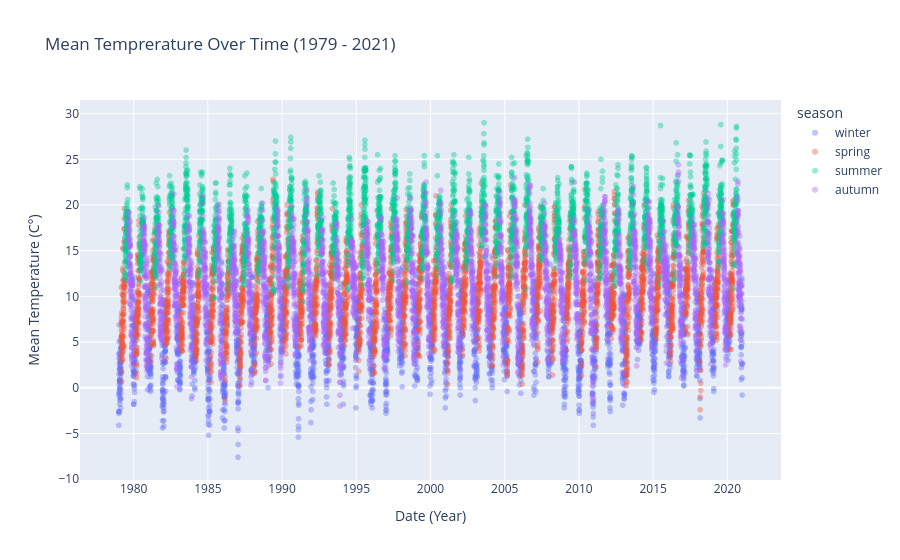

Write notebook code for a chart like this one.
### Markdown cell above
## 3. Exploratory Data Analysis (EDA)

### Code cell
px.scatter(df, x="date", y="mean_temp",
           title="Mean Temprerature Over Time (1979 - 2021)", 
           opacity=0.4,
           color="season", 
           labels={"mean_temp": "Mean Temperature (C°)", "date": "Date (Year)"})

### Figure 1 — Plotly figure (JSON) as saved in the notebook; plotly's stock layout.template omitted (floating-point values rounded to 4 significant figures; data arrays with more than 128 entries replaced by an {"elided": "..."} marker saying what was removed)
{"data": [{"hovertemplate": "season=winter<br>Date (Year)=%{x}<br>Mean Temperature (C°)=%{y}<extra></extra>", "legendgroup": "winter", "marker": {"color": "#636efa", "opacity": 0.4, "symbol": "circle"}, "mode": "markers", "name": "winter", "showlegend": true, "type": "scattergl", "x": {"elided": "3787 str values"}, "xaxis": "x", "y": {"elided": "3787 float values"}, "yaxis": "y"}, {"hovertemplate": "season=spring<br>Date (Year)=%{x}<br>Mean Temperature (C°)=%{y}<extra></extra>", "legendgroup": "spring", "marker": {"color": "#EF553B", "opacity": 0.4, "symbol": "circle"}, "mode": "markers", "name": "spring", "showlegend": true, "type": "scattergl", "x": {"elided": "3861 str values"}, "xaxis": "x", "y": {"elided": "3861 float values"}, "yaxis": "y"}, {"hovertemplate": "season=summer<br>Date (Year)=%{x}<br>Mean Temperature (C°)=%{y}<extra></extra>", "legendgroup": "summer", "marker": {"color": "#00cc96", "opacity": 0.4, "symbol": "circle"}, "mode": "markers", "name": "summer", "showlegend": true, "type": "scattergl", "x": {"elided": "3842 str values"}, "xaxis": "x", "y": {"elided": "3842 float values"}, "yaxis": "y"}, {"hovertemplate": "season=autumn<br>Date (Year)=%{x}<br>Mean Temperature (C°)=%{y}<extra></extra>", "legendgroup": "autumn", "marker": {"color": "#ab63fa", "opacity": 0.4, "symbol": "circle"}, "mode": "markers", "name": "autumn", "showlegend": true, "type": "scattergl", "x": {"elided": "3821 str values"}, "xaxis": "x", "y": {"elided": "3821 float values"}, "yaxis": "y"}], "layout": {"legend": {"title": {"text": "season"}, "tracegroupgap": 0}, "title": {"text": "Mean Temprerature Over Time (1979 - 2021)"}, "xaxis": {"anchor": "y", "domain": [0, 1], "title": {"text": "Date (Year)"}}, "yaxis": {"anchor": "x", "domain": [0, 1], "title": {"text": "Mean Temperature (C°)"}}}}
